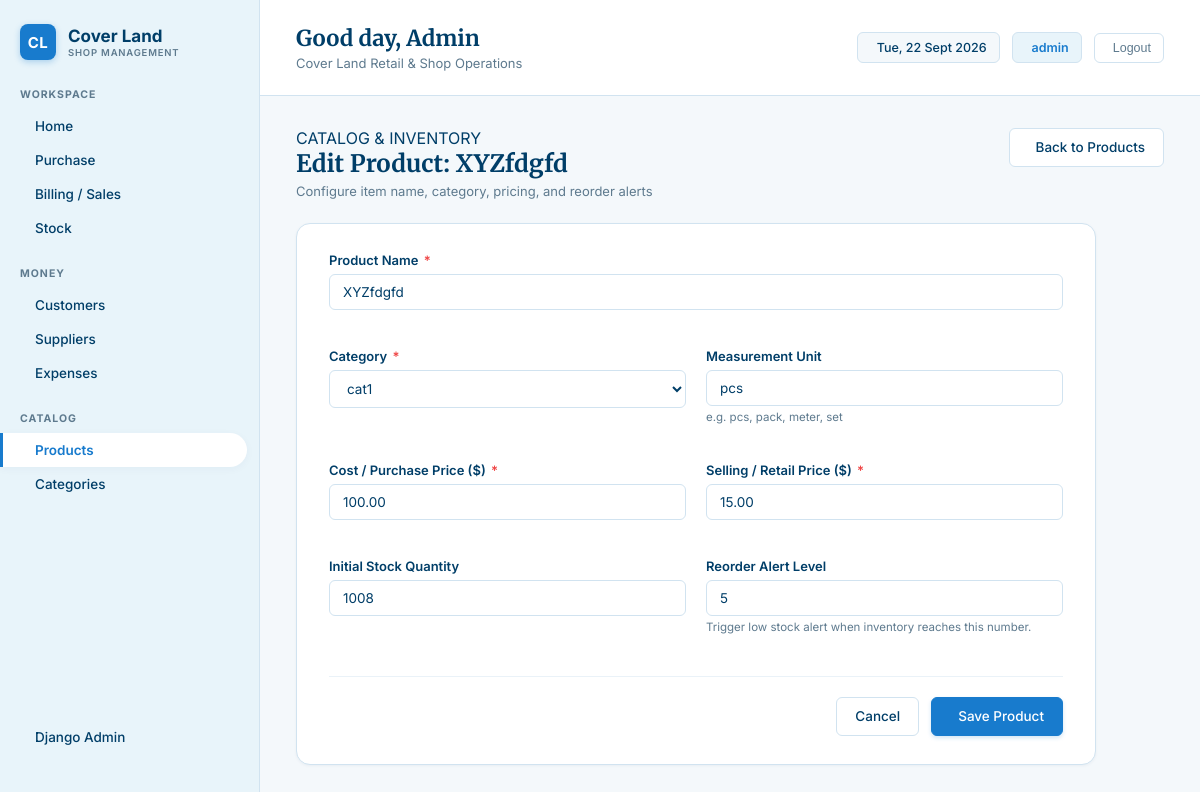
Screenshot of /products/1/edit/ (signed in) with the database file from the repository.
### superadmin/models.py (models this page shows, shortened)
class Product(models.Model):
    name = models.CharField(max_length=200)
    category = models.ForeignKey(Category, on_delete=models.CASCADE, related_name='products')
    cost_price = models.DecimalField(max_digits=10, decimal_places=2, default=0.00)
    selling_price = models.DecimalField(max_digits=10, decimal_places=2, default=0.00)
    stock_quantity = models.IntegerField(default=0)
    reorder_level = models.IntegerField(default=5)
    unit = models.CharField(max_length=20, default='pcs', blank=True)
    class Meta:
        ordering = ['name']

### superadmin/views/products.py (the view)
# urls.py: path('products/<int:pk>/edit/', views.ProductUpdateView.as_view(), name='product_update'),
class ProductUpdateView(LoginRequiredMixin, SuccessMessageMixin, UpdateView):
    model = Product
    form_class = ProductForm
    template_name = 'products/product_form.html'
    success_url = reverse_lazy('product_list')
    success_message = "Product '%(name)s' was updated successfully."

### superadmin/forms/product_forms.py
class ProductForm(forms.ModelForm):
    class Meta:
        model = Product
        fields = ['name', 'category', 'cost_price', 'selling_price', 'stock_quantity', 'reorder_level', 'unit']
        widgets = {
            'name': forms.TextInput(attrs={'class': 'form-control', 'placeholder': 'e.g. Matte Black Silicon Case iPhone 15'}),
            'category': forms.Select(attrs={'class': 'form-select'}),
            'cost_price': forms.NumberInput(attrs={'class': 'form-control', 'step': '0.01', 'min': '0'}),
            'selling_price': forms.NumberInput(attrs={'class': 'form-control', 'step': '0.01', 'min': '0'}),
            'stock_quantity': forms.NumberInput(attrs={'class': 'form-control', 'min': '0'}),
            'reorder_level': forms.NumberInput(attrs={'class': 'form-control', 'min': '0'}),
            'unit': forms.TextInput(attrs={'class': 'form-control', 'placeholder': 'pcs, pack, box'}),
        }

### superadmin/models.py (called while the page is built)
    def __str__(self):
        return self.name

### templates/products/product_form.html (shortened to what this page needs)
{% extends 'base.html' %}
{% block content %}
<div class="page-header">
    <div class="page-title-group">
        <div class="section-title">CATALOG & INVENTORY</div>
        <h1>{% if form.instance.pk %}Edit Product: {{ form.instance.name }}{% else %}Add New Product{% endif %}</h1>
        <p class="page-subtitle">Configure item name, category, pricing, and reorder alerts</p>
    </div>
    <div class="page-actions">
        <a href="{% url 'product_list' %}" class="btn btn-secondary">
             Back to Products
        </a>
    </div>
</div>
<div class="form-card">
    <form method="post" novalidate>
        <div class="form-grid">
            <div class="form-group form-col-full">
                <label class="form-label" for="{{ form.name.id_for_label }}">Product Name <span class="required">*</span></label>
                {{ form.name }}
            </div>
            <div class="form-group">
                <label class="form-label" for="{{ form.category.id_for_label }}">Category <span class="required">*</span></label>
                {{ form.category }}
            </div>
            <div class="form-group">
                <label class="form-label" for="{{ form.unit.id_for_label }}">Measurement Unit</label>
                {{ form.unit }}
                <p class="form-help">e.g. pcs, pack, meter, set</p>
            </div>
            <div class="form-group">
                <label class="form-label" for="{{ form.cost_price.id_for_label }}">Cost / Purchase Price ($) <span class="required">*</span></label>
                {{ form.cost_price }}
            </div>
            <div class="form-group">
                <label class="form-label" for="{{ form.selling_price.id_for_label }}">Selling / Retail Price ($) <span class="required">*</span></label>
                {{ form.selling_price }}
            </div>
            <div class="form-group">
                <label class="form-label" for="{{ form.stock_quantity.id_for_label }}">Initial Stock Quantity</label>
                {{ form.stock_quantity }}
            </div>
            <div class="form-group">
                <label class="form-label" for="{{ form.reorder_level.id_for_label }}">Reorder Alert Level</label>
                {{ form.reorder_level }}
                <p class="form-help">Trigger low stock alert when inventory reaches this number.</p>
            </div>
        </div>
        <div class="form-actions">
            <a href="{% url 'product_list' %}" class="btn btn-secondary">Cancel</a>
            <button type="submit" class="btn btn-primary">
                 Save Product
            </button>
        </div>
    </form>
</div>
{% endblock %}

### templates/base.html (shortened to what this page needs)
{% load static %}
<!DOCTYPE html>
<html lang="en">
<head>
    <link rel="stylesheet" href="{% static 'css/styles.css' %}">
</head>
<body>
    <aside class="sidebar">
        <a href="{% url 'dashboard' %}" class="brand">
            <div class="brand-icon">CL</div>
            <div class="brand-text">
                <h1>Cover Land</h1>
                <p>SHOP MANAGEMENT</p>
            </div>
        </a>
        <div class="nav-section">
            <div class="nav-title">WORKSPACE</div>
            <ul class="nav-list">
                <li>
                    <a href="{% url 'dashboard' %}" class="nav-item {% if request.resolver_match.url_name == 'dashboard' %}active{% endif %}">
                         Home
                    </a>
                </li>
                <li>
                    <a href="{% url 'purchase_list' %}" class="nav-item {% if 'purchase' in request.resolver_match.url_name %}active{% endif %}">
                         Purchase
                    </a>
                </li>
                <li>
                    <a href="{% url 'sale_list' %}" class="nav-item {% if 'sale' in request.resolver_match.url_name %}active{% endif %}">
                         Billing / Sales
                    </a>
                </li>
                <li>
                    <a href="{% url 'stock_list' %}" class="nav-item {% if request.resolver_match.url_name == 'stock_list' %}active{% endif %}">
                         Stock
                    </a>
                </li>
            </ul>
        </div>
        <div class="nav-section">
            <div class="nav-title">MONEY</div>
            <ul class="nav-list">
                <li>
                    <a href="{% url 'customer_list' %}" class="nav-item {% if 'customer' in request.resolver_match.url_name %}active{% endif %}">
                         Customers
                    </a>
                </li>
                <li>
                    <a href="{% url 'supplier_list' %}" class="nav-item {% if 'supplier' in request.resolver_match.url_name %}active{% endif %}">
                         Suppliers
                    </a>
                </li>
                <li>
                    <a href="{% url 'expense_list' %}" class="nav-item {% if 'expense' in request.resolver_match.url_name %}active{% endif %}">
                         Expenses
                    </a>
                </li>
            </ul>
        </div>
        <div class="nav-section">
            <div class="nav-title">CATALOG</div>
            <ul class="nav-list">
                <li>
                    <a href="{% url 'product_list' %}" class="nav-item {% if request.resolver_match.url_name == 'product_list' or request.resolver_match.url_name == 'product_create' or request.resolver_match.url_name == 'product_update' %}active{% endif %}">
                         Products
                    </a>
                </li>
                <li>
                    <a href="{% url 'category_list' %}" class="nav-item {% if 'category' in request.resolver_match.url_name %}active{% endif %}">
                         Categories
                    </a>
                </li>
            </ul>
        </div>
        <div class="nav-section" style="margin-top: auto;">
            <ul class="nav-list">
                <li>
                    <a href="{% url 'admin:index' %}" class="nav-item" target="_blank">
                         Django Admin
                    </a>
                </li>
            </ul>
        </div>
    </aside>
    <main class="main-content">
        <header class="topbar">
            <div class="greeting">
                <h2>Good day, {% if user.is_authenticated %}{{ user.username|title }}{% else %}Owner{% endif %}</h2>
                <p>Cover Land Retail & Shop Operations</p>
            </div>
            <div class="user-info">
                <div class="date-badge">
                     <span id="current-date"></span>
                </div>
                <div class="user-badge">
                     {% if user.is_authenticated %}{{ user.username }}{% else %}Admin{% endif %}
                </div>
                {% if user.is_authenticated %}
                <form action="{% url 'logout' %}" method="post" style="display: inline;">
                    <button type="submit" class="logout-btn" title="Sign Out">
                         Logout
                    </button>
                </form>
                {% endif %}
            </div>
        </header>
        <div class="dashboard-container">
            {% block content %}
            {% endblock %}
        </div>
    </main>
</body>
</html>

### rows the page displays
Product: instance.name "XYZfdgfd", name "XYZfdgfd", category "cat1", unit "pcs", cost_price "100.00", selling_price "15.00", stock_quantity "1008", reorder_level "5"

### other values shown
{{ user.username|title }} "Admin"
{{ user.username }} "admin"
